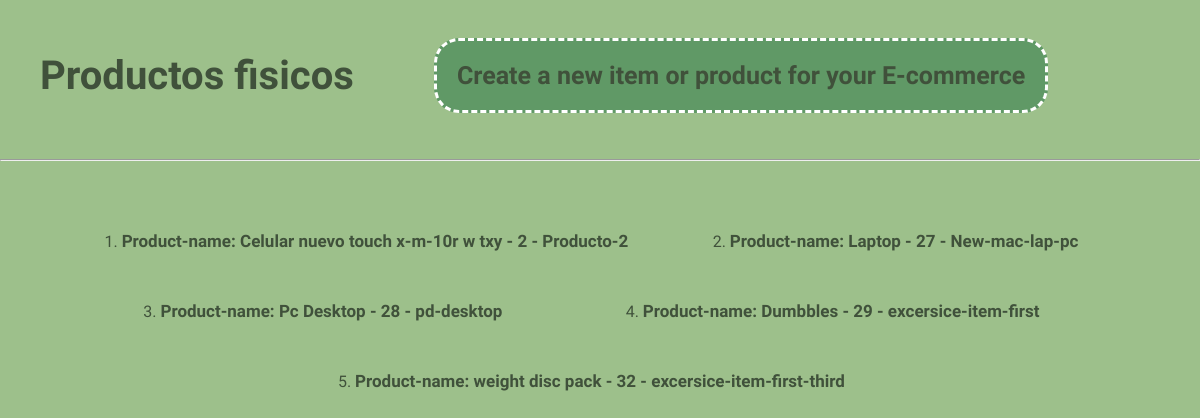
The app's page /my-products/ (signed in) with its own data.
### model_products/models.py (models this page shows, shortened)
class Product(models.Model):
    user = models.ForeignKey(User, blank=True, null=True, on_delete=models.SET_NULL)
    title = models.CharField(max_length=60)
    slug = models.SlugField(unique=True)
    color = ColorField(default='#FF0000')
    created = models.DateTimeField(auto_now_add=True)
    def __str__(self):
        return self.title

### model_products/views.py (the view)
# urls.py: path('my-products/',ProtectedListView.as_view()),
class ProtectedListView(LoginRequiredMixin,TemplateTitleMixin,ListView):
    model = Product
    title = 'Productos fisicos'
    template_name = 'pages/products.html'
    def get_queryset(self):
        return Product.objects.filter(user=self.request.user)

### model_products/mixins.py (called while the page is built)
    def get_context_data(self,*args,**kwargs):
        context = super().get_context_data(*args,**kwargs)
        context['title'] = self.get_title()
        print(context)
        return context

    def get_title(self):
        return self.title

### model_products/templates/pages/products.html (shortened to what this page needs)
{% load static %}
<!DOCTYPE html>
<html lang="en">
<head>
    <link rel='stylesheet' href="{% static 'dear_app/list.css' %}">
</head>
<body>
    <div>
        {% if title %}
            <h1>{{ title }}</h1>
        {% endif %}
        <a href='/creating_products/'>Create a new item or product for your E-commerce</a>
    </div>
    <hr>
    <ol>
        {% for object in object_list %}
            <li>
                <a href='/update/{{object.slug}}/'>Product-name: {{object.title}} - {{object.id}} - {{object.slug}}</a>
            </li>
        {% endfor %}
    </ol>
</body>
</html>

### dear_app/static/dear_app/list.css (style rules this page uses)
:root { --first: 25px; }
*,*:before,*:after { box-sizing: border-box; }
body,html { height: 3500px; }
body { padding: 0; margin: 0; font-family: 'REM', sans-serif; background-color: rgb(157, 192, 139); color: rgb(64, 81, 59); }
div { font-size: 20px; display: flex; flex-direction: row; gap: 80px; padding: var(--first) 40px; align-items: center; }
div a,input { text-decoration: none; font-size: var(--first); padding: 15px; border-radius: 25px; font-weight: bold; }
div a { background-color: rgb(96, 153, 102); border: dashed white 3px; padding: 20px; }
ol { margin: 30px; display: flex; flex-flow: row wrap; gap: 50px; justify-content: space-evenly; padding: 40px; }
a { text-decoration: none; font-weight: bold; font-size: 17px; color: rgb(64, 81, 59); }

### records on screen
Product: title "Celular nuevo touch x-m-10r w txy", id "2", slug "Producto-2"
Product: title "Laptop", id "27", slug "New-mac-lap-pc"
Product: title "Pc Desktop", id "28", slug "pd-desktop"
Product: title "Dumbbles", id "29", slug "excersice-item-first"
Product: title "weight disc pack", id "32", slug "excersice-item-first-third"

### other values on screen
{{ title }} "Productos fisicos"
